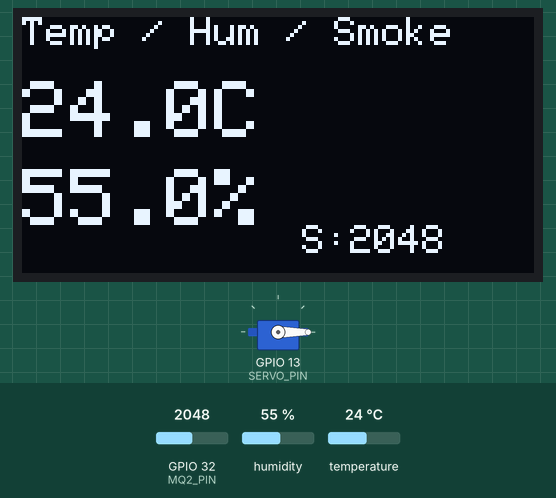
This program was run on a simulated ESP32. Shown: 128×64 one-colour display, servo. Inputs (shaded band) come from the test bench; at power-on: temperature 24 °C, GPIO 32 (MQ2_PIN) = 2048, humidity 55 %. WiFi joins after 1.5 s; servers stay silent unless stated; uploads are accepted with an empty reply; no MQTT or app messages arrive unless stated; what the program prints to the serial monitor is not drawn.

Above: at 2.7 s.
2.8 s: temperature set to 27.5 °C
At 7.5 s:
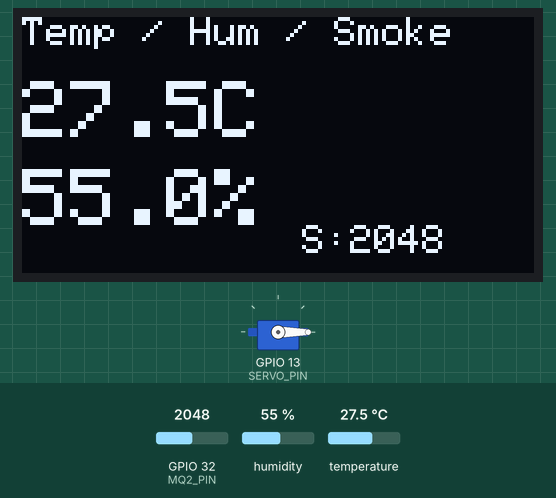
8.7 s: temperature set to 28.7 °C
At 12.6 s:
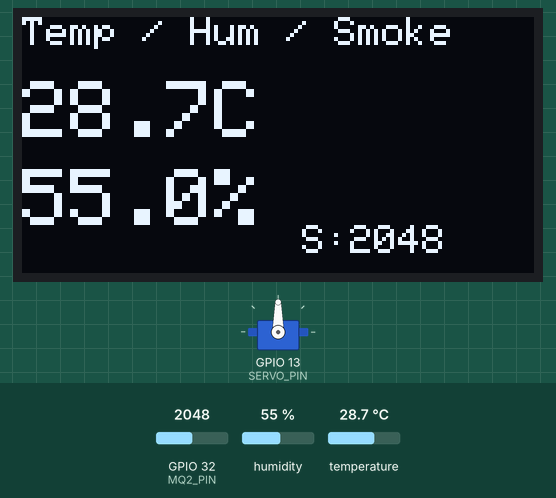
14.6 s: GPIO 32 (MQ2_PIN) set to 2866
At 17.8 s:
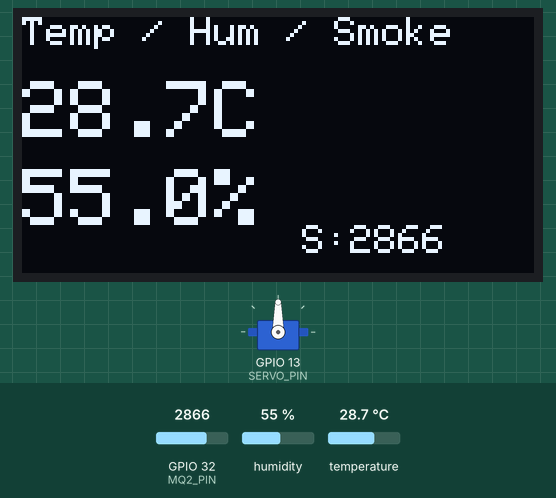
20.5 s: humidity set to 22 %
At 22.9 s:
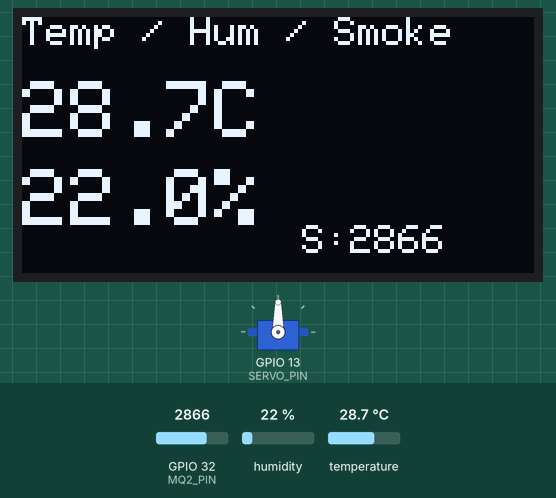
26.4 s: GPIO 32 (MQ2_PIN) set to 3603
At 28.1 s:
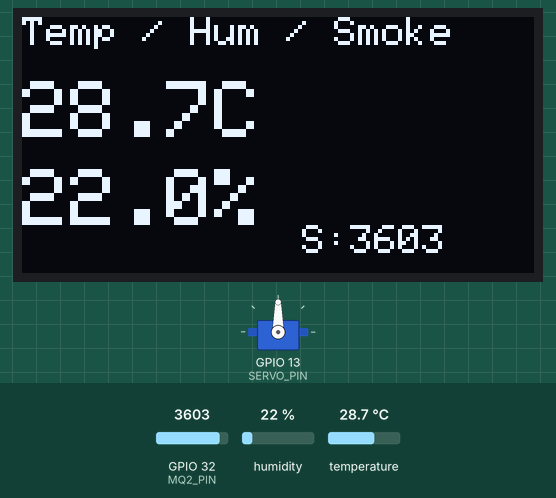
32.3 s: GPIO 32 (MQ2_PIN) set to 4095
At 34.4 s:
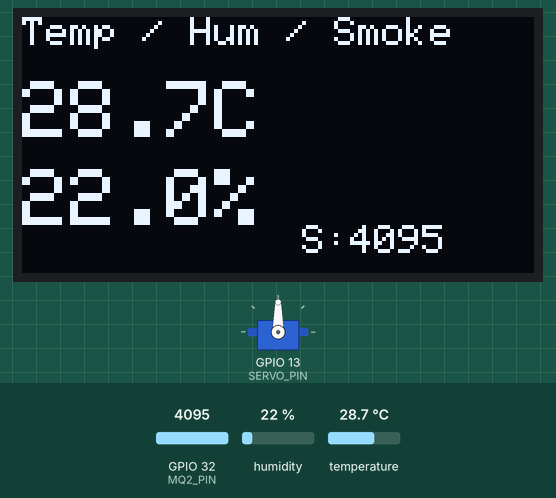
Timing chart, 0 to 35.9 s (numbered marks = the images above; inputs shaded):
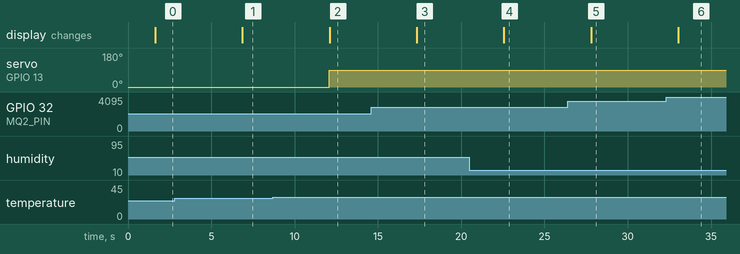

Measured:
- the behaviour switches between 28 and 28.1 °C on temperature (found by bisection; images 1 and 2)
- after the input at 2.8 s, the display: changes after 4.1 s (image 1)
- after the input at 8.7 s, servo on GPIO 13 (SERVO_PIN): 0° → 90° after 3.4 s; the display: changes after 3.4 s (image 2)
- after the input at 14.6 s, the display: changes after 2.7 s (image 3)
- after the input at 20.5 s, the display: changes after 2.1 s (image 4)
- after the input at 26.4 s, the display: changes after 1.4 s (image 5)
- after the input at 32.3 s, the display: changes after 0.73 s (image 6)

The program:

main.cpp
```cpp
#include <Arduino.h>
#include <WiFi.h>
#include <PubSubClient.h>
#include <DHT.h>
#include <Wire.h>
#include <Adafruit_GFX.h>
#include <Adafruit_SSD1306.h>
#include <HTTPClient.h>
#include <ESP32Servo.h>          // 新增

// Wi-Fi
const char* ssid = "Lam";
const char* password = "91393082";

// MQTT
const char* mqtt_server = "gerbil.rmq.cloudamqp.com";
const int mqtt_port = 1883;
const char* mqtt_user = "xlitltmu:xlitltmu";
const char* mqtt_password = "meovAgvm1UrsyiGb-iOLYkwGdO2kwW0p";
const char* mqtt_topic = "sensor/data";

// DHT22
#define DHTPIN 4
#define DHTTYPE DHT22
DHT dht(DHTPIN, DHTTYPE);

// MQ-2
#define MQ2_PIN 32

// Servo
#define SERVO_PIN 13             // 新增
Servo myServo;                   // 新增

// OLED
#define SCREEN_WIDTH 128
#define SCREEN_HEIGHT 64
#define OLED_RESET -1
Adafruit_SSD1306 display(SCREEN_WIDTH, SCREEN_HEIGHT, &Wire, OLED_RESET);

WiFiClient espClient;
PubSubClient client(espClient);

void setup() {
  Serial.begin(115200);
  dht.begin();
  Wire.begin(21, 22);

  if (!display.begin(SSD1306_SWITCHCAPVCC, 0x3C)) {
    Serial.println("OLED 啟動失敗");
    while (1);
  }
  display.clearDisplay();
  display.setTextSize(1);
  display.setTextColor(SSD1306_WHITE);
  display.setCursor(0, 0);
  display.println("Connecting...");
  display.display();

  // 馬達初始化
  myServo.attach(SERVO_PIN);     // 新增
  myServo.write(0);              // 新增

  WiFi.begin(ssid, password);
  while (WiFi.status() != WL_CONNECTED) {
    delay(500);
    Serial.print(".");
  }
  Serial.println("\nWi-Fi OK");

  client.setServer(mqtt_server, mqtt_port);
}

void reconnect() {
  while (!client.connected()) {
    if (client.connect("ESP32Client", mqtt_user, mqtt_password)) {
      Serial.println("MQTT OK");
    } else {
      delay(2000);
    }
  }
}

void loop() {
  if (!client.connected()) {
    reconnect();
  }
  client.loop();

  float humidity = dht.readHumidity();
  float temperature = dht.readTemperature();
  int smoke = analogRead(MQ2_PIN);

  // 如果讀取失敗就跳過這次
if (isnan(temperature) || isnan(humidity)) {
  Serial.println("DHT 讀取失敗，跳過");
  delay(2000);
  return;
}

  // 溫度控制馬達
  if (!isnan(temperature)) {
    if (temperature > 28.0) {
      myServo.write(90);
      Serial.println("高溫！馬達轉到 90 度");
    } else {
      myServo.write(0);
      Serial.println("正常，馬達回到 0 度");
    }
  }

  // OLED 顯示
  display.clearDisplay();
  display.setTextSize(1);
  display.setCursor(0, 0);
  display.println("Temp / Hum / Smoke");

  display.setTextSize(2);
  if (isnan(temperature) || isnan(humidity)) {
    display.setCursor(0, 20);
    display.println("DHT Err");
  } else {
    display.setCursor(0, 16);
    display.print(temperature, 1);
    display.println("C");

    display.setCursor(0, 38);
    display.print(humidity, 1);
    display.println("%");
  }

  display.setTextSize(1);
  display.setCursor(70, 52);
  display.print("S:");
  display.println(smoke);
  display.display();

  // 發送 MQTT
  String payload = "{";
  payload += "\"temp\":" + String(temperature, 1) + ",";
  payload += "\"hum\":" + String(humidity, 1) + ",";
  payload += "\"smoke\":" + String(smoke);
  payload += "}";

  client.publish(mqtt_topic, payload.c_str());
  Serial.println("已發送: " + payload);

  // 傳送到 n8n
  if (WiFi.status() == WL_CONNECTED) {
    HTTPClient http;
    http.begin("http://192.168.99.146:5678/webhook/5cfa950b-7bc7-4d68-96a1-5ba397041c9b");
    http.addHeader("Content-Type", "application/json");

    int httpCode = http.POST(payload);
    if (httpCode > 0) {
      Serial.println("n8n 已收到");
    } else {
      Serial.println("n8n 傳送失敗");
    }
    http.end();
  }

  delay(5000);
}
```
